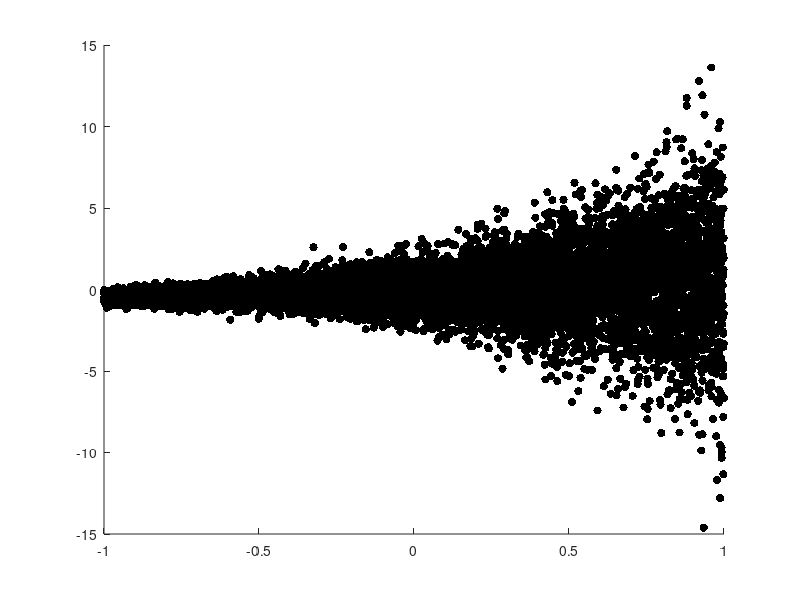

The MATLAB source for this figure: (Note: this script raises an error after producing the figure.)
% Exercise - Understanding the method of wild bootstrap

%% 1. Aim of the exercise
% To understand how to correctly estimate standard errors of regression
% coefficients when the error variance is heteroskedastic. Standard
% bootstrap methods can produce misleading inference under
% heteroskedasticity. We use the wild bootstrap, which perturbs residuals
% using random multipliers, to improve robustness and compare its
% performance to sampling directly from the population.

%% 2. Theory
% Refer to the accompanying PDF file for the theory.

%% 3. Set values for the parameters of the simulation

% 3.1. Clear the memory
clear;

% 3.2. Set the number of simulations as the number of bootstrap samples
N_sim = 5000;

%% 4. Generate population data

% 4.1. Set the population size
N_obs_pop = 10000;

% 4.2. Generate data for the independent variable
X_pop = random('Uniform',-1,1,[N_obs_pop,1]);

% 4.3. Heteroskedasticity parameter 
Gamma = 1.5; 

% 4.4. Generate error
u_pop = random('Normal',0,exp(X_pop*Gamma),[N_obs_pop,1]);

% 4.5. Set true beta of the model
B_true = 0.5; 

% 4.6. Generate y
y_pop = X_pop*B_true+u_pop;

% 4.7. Generate (paired) population data
data_pop = [y_pop X_pop];

%% 5. Plot the scatter diagram and the OLS fitted line
figure;
scatter(X_pop,y_pop,'filled','MarkerFaceColor','black');
hold on
set(lsline,'color','blue','LineWidth',2);
xlabel('X');
ylabel('y');
title('Fig. 1. Simulated heteroskedastic data');
hold off;

%% 6. Generate a sample

% 6.1. Set the sample size
N_obs_sample = 500;

% 6.2. Draw a sample from the population
data_sample = datasample(data_pop,N_obs_sample,'Replace',false);

%% 7. Draw (bootstrap) samples from the original sample 

% 7.1. Create y and X
y = data_sample(:,1);
X = data_sample(:,2);

% 7.2. Estimate beta
LSS = exercisefunctionlss(y,X); 
B_hat = LSS.B_hat(1,1);

% 7.3. Compute the residuals
u_hat = LSS.u_hat;

% 7.4. Compute leverage values used in HC2 correction
h = diag(X/(X'*X)*X');

% 7.5. Preallocate vector to store coefficient estimates
B_hats_data_samples_boot = NaN(N_sim,1);

% 7.6. Draw samples using residual multipliers and compute the coefficient estimate each time
for i = 1:N_sim
    v = random('Normal',0,1,[N_obs_sample,1]); % N(0,1) multipliers
    % v = 2*(rand(N_obs_sample,1) > 0.5)-1; % Rademacher multipliers
    y_boot = X*B_hat+(u_hat./sqrt(1-h)).*v; % u_hat./sqrt(1-h) is the HC2 adjustment applied to residuals
    LSS = exercisefunctionlss(y_boot,X); 
    B_hats_data_samples_boot(i) = LSS.B_hat(1,1);
end

%% 8. Draw samples from the population

% 8.1. Preallocate vector to store coeficient estimatess
B_hats_data_samples_pop = NaN(N_sim,1);

% 8.2. Draw samples from the population and compute the coefficient estimate each time
for i = 1:N_sim
    data_sample = datasample(data_pop,N_obs_sample,'Replace',false);
    y = data_sample(:,1);
    X = data_sample(:,2);
    LSS = exercisefunctionlss(y,X); 
    B_hats_data_samples_pop(i) = LSS.B_hat(1,1);
end

%% 9. Plot the estimated PDFs
figure;
hold on
ksdensity(B_hats_data_samples_boot,'function','pdf');
ksdensity(B_hats_data_samples_pop,'function','pdf');
xline(B_true,'Color','black');
ylabel('Density');
xlabel('B\_hat');
legend('Bootstrap sampling','Population sampling','B\_true');
title('Fig. 2. PDF comparison: bootstrap B\_hat vs. population sample B\_hat');
hold off

%% 10. Plot the estimated CDFs
figure;
hold on
ksdensity(B_hats_data_samples_boot,'function','cdf');
ksdensity(B_hats_data_samples_pop,'function','cdf');
ylabel('Cumulative distribution');
xlabel('B\_hat');
legend('Bootstrap sampling','Population sampling');
title('Fig. 3. CDF comparison: bootstrap B\_hat vs. population sample B\_hat');
hold off
